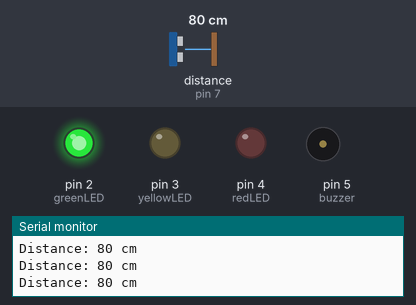
This sketch was run on a simulated Arduino Uno, built with avr-gcc and run on an emulated ATmega328P. On the bench: output pins drawn as LEDs (lit = HIGH), buzzer (waves = sounding), the last lines printed to the serial monitor. Wiring (inferred from the names in the program): ultrasonic range finder: trigger pin 7; echo pin 7. Inputs (shaded band) come from the test bench; at power-on: distance to the obstacle (sensor on pin 7) 80 cm. The echo pulse lasts 58.3 µs per cm.

Above: at 1.2 s.
1.3 s: distance to the obstacle (sensor on pin 7) set to 2 cm
At 1.51 s:
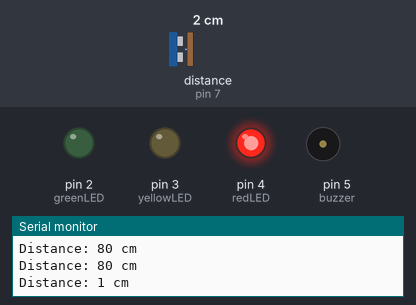
4.3 s: distance to the obstacle (sensor on pin 7) set to 20 cm
7.3 s: distance to the obstacle (sensor on pin 7) set to 23 cm
At 7.8 s:
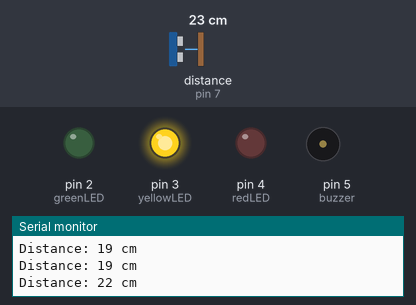
Timing chart, 0 to 16.3 s (numbered marks = the images above; inputs shaded):
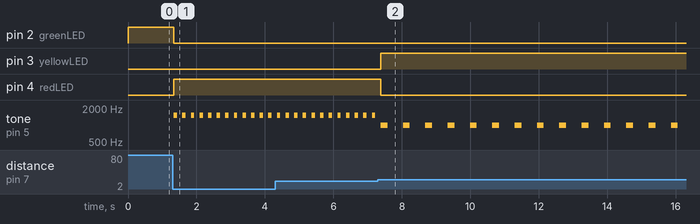

Measured:
- the behaviour switches between 21 and 22 cm on distance to the obstacle (sensor on pin 7) (found by bisection; images 1 and 2)
- after the input at 1.3 s, pin 2 (greenLED): HIGH → LOW at once; pin 4 (redLED): LOW → HIGH at once; tone on pin 5 (buzzer): alternates 1500 Hz for 0.10 s and silent for 0.15 s, starting at once
- after the input at 7.3 s, pin 3 (yellowLED): LOW → HIGH after 0.08 s; pin 4 (redLED): HIGH → LOW after 0.08 s; tone on pin 5 (buzzer): alternates 1000 Hz for 0.20 s and silent for 0.45 s, starting after 0.08 s

The sketch:

parking_ditance_alert.ino
```cpp
const int pingPin = 7;

const int greenLED = 2;
const int yellowLED = 3;
const int redLED = 4;
const int buzzer = 5;

void setup() {
  pinMode(greenLED, OUTPUT);
  pinMode(yellowLED, OUTPUT);
  pinMode(redLED, OUTPUT);
  pinMode(buzzer, OUTPUT);

  Serial.begin(9600);
}

void loop() {

  long duration;
  int distance;

  // PING sensor ki pulse send cheyyadam
  pinMode(pingPin, OUTPUT);
  digitalWrite(pingPin, LOW);
  delayMicroseconds(2);

  digitalWrite(pingPin, HIGH);
  delayMicroseconds(5);

  digitalWrite(pingPin, LOW);

  // Same SIG pin nundi echo receive cheyyadam
  pinMode(pingPin, INPUT);
  duration = pulseIn(pingPin, HIGH);

  // Distance calculate
  distance = duration / 29 / 2;

  Serial.print("Distance: ");
  Serial.print(distance);
  Serial.println(" cm");

  // First anni OFF
  digitalWrite(greenLED, LOW);
  digitalWrite(yellowLED, LOW);
  digitalWrite(redLED, LOW);
  noTone(buzzer);

  // More than 50 cm = SAFE
  if (distance > 50) {

    digitalWrite(greenLED, HIGH);

  }

  // 21 to 50 cm = CAUTION
  else if (distance > 20 && distance <= 50) {

    digitalWrite(yellowLED, HIGH);

    tone(buzzer, 1000);
    delay(200);
    noTone(buzzer);
    delay(400);

  }

  // 20 cm or less = DANGER
  else {

    digitalWrite(redLED, HIGH);

    tone(buzzer, 1500);
    delay(100);
    noTone(buzzer);
    delay(100);
  }

  delay(50);
}
```
